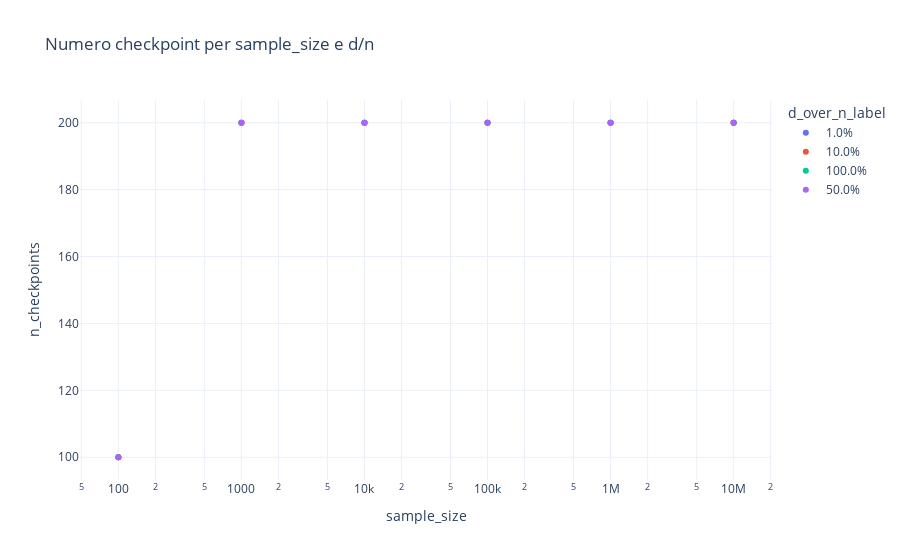

Notebook source saved alongside this figure:
### Code cell
fig = px.scatter(
    checkpoints,
    x='sample_size',
    y='n_checkpoints',
    color='d_over_n_label',
    title='Numero checkpoint per sample_size e d/n',
    hover_data=['sample_size', 'd_over_n_label', 'n_checkpoints']
)
fig.update_layout(template='plotly_white', dragmode='zoom', legend=dict(itemclick='toggle', itemdoubleclick='toggleothers'))
fig.update_xaxes(type='log', fixedrange=False)
fig.update_yaxes(fixedrange=False)
fig.show(config=PLOT_CONFIG)

### Figure 1 — Plotly figure (JSON) as saved in the notebook; plotly's stock layout.template omitted (floating-point values rounded to 4 significant figures)
{"data": [{"customdata": [["1.0%"], ["1.0%"], ["1.0%"], ["1.0%"], ["1.0%"], ["1.0%"]], "hovertemplate": "d_over_n_label=%{customdata[0]}<br>sample_size=%{x}<br>n_checkpoints=%{y}<extra></extra>", "legendgroup": "1.0%", "marker": {"color": "#636efa", "symbol": "circle"}, "mode": "markers", "name": "1.0%", "orientation": "v", "showlegend": true, "type": "scatter", "x": [100, 1000, 10000, 100000, 1000000, 10000000], "xaxis": "x", "y": [100, 200, 200, 200, 200, 200], "yaxis": "y"}, {"customdata": [["10.0%"], ["10.0%"], ["10.0%"], ["10.0%"], ["10.0%"], ["10.0%"]], "hovertemplate": "d_over_n_label=%{customdata[0]}<br>sample_size=%{x}<br>n_checkpoints=%{y}<extra></extra>", "legendgroup": "10.0%", "marker": {"color": "#EF553B", "symbol": "circle"}, "mode": "markers", "name": "10.0%", "orientation": "v", "showlegend": true, "type": "scatter", "x": [100, 1000, 10000, 100000, 1000000, 10000000], "xaxis": "x", "y": [100, 200, 200, 200, 200, 200], "yaxis": "y"}, {"customdata": [["100.0%"], ["100.0%"], ["100.0%"], ["100.0%"], ["100.0%"], ["100.0%"]], "hovertemplate": "d_over_n_label=%{customdata[0]}<br>sample_size=%{x}<br>n_checkpoints=%{y}<extra></extra>", "legendgroup": "100.0%", "marker": {"color": "#00cc96", "symbol": "circle"}, "mode": "markers", "name": "100.0%", "orientation": "v", "showlegend": true, "type": "scatter", "x": [100, 1000, 10000, 100000, 1000000, 10000000], "xaxis": "x", "y": [100, 200, 200, 200, 200, 200], "yaxis": "y"}, {"customdata": [["50.0%"], ["50.0%"], ["50.0%"], ["50.0%"], ["50.0%"], ["50.0%"]], "hovertemplate": "d_over_n_label=%{customdata[0]}<br>sample_size=%{x}<br>n_checkpoints=%{y}<extra></extra>", "legendgroup": "50.0%", "marker": {"color": "#ab63fa", "symbol": "circle"}, "mode": "markers", "name": "50.0%", "orientation": "v", "showlegend": true, "type": "scatter", "x": [100, 1000, 10000, 100000, 1000000, 10000000], "xaxis": "x", "y": [100, 200, 200, 200, 200, 200], "yaxis": "y"}], "layout": {"dragmode": "zoom", "legend": {"itemclick": "toggle", "itemdoubleclick": "toggleothers", "title": {"text": "d_over_n_label"}, "tracegroupgap": 0}, "title": {"text": "Numero checkpoint per sample_size e d/n"}, "xaxis": {"anchor": "y", "domain": [0, 1], "fixedrange": false, "title": {"text": "sample_size"}, "type": "log"}, "yaxis": {"anchor": "x", "domain": [0, 1], "fixedrange": false, "title": {"text": "n_checkpoints"}}}}
